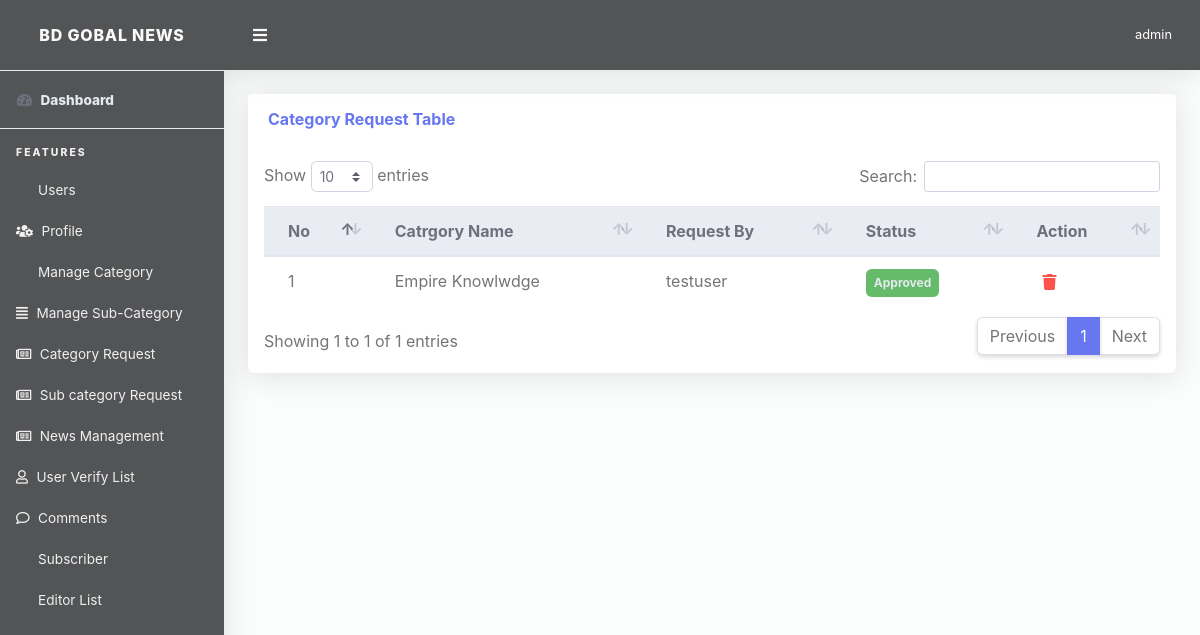
/superadmin/category-request/ (signed in), run on the app's committed database.
### App_News/models.py (models this page shows, shortened)
class Categoryapply(models.Model):
    user = models.ForeignKey(User, on_delete=models.CASCADE)
    name = models.CharField(max_length=100)
    status = models.BooleanField(default=False)
    timestamp = models.DateTimeField(auto_now=True, auto_now_add=False)

### App_Admin/views.py (the view)
# urls.py: path('category-request/',views.CategoryRequest,name='category_request'),
def CategoryRequest(request):
    if request.user.is_superuser:
        try:
            request_category = Categoryapply.objects.all()
        except:
            return redirect('App_Admin:dashboard')
        context = {
            'request_category': request_category,
        }
        return render(request, 'App_Admin/category_request.html', context)
    else:
        return redirect('App_News:index')

### templates/App_Admin/category_request.html (shortened to what this page needs)
{% extends 'App_Admin/base.html' %}
{% load crispy_forms_tags %}
{% block content %}
<div class="container">
    <div class="row mb-3">
          <div class="col-lg-12">
              <div class="card mb-4">
                <div class="card-header py-3 d-flex flex-row align-items-center justify-content-between">
                  <h6 class="m-0 font-weight-bold text-primary">Category Request Table</h6>
                </div>
                <div class="table-responsive p-3">
                  <table class="table align-items-center table-flush table-hover" id="dataTableHover">
                    <thead class="thead-light">
                      <tr>
                        <th>No</th>
                        <th>Catrgory Name</th>
                        <th>Request By</th>
                        <th>Status</th>
                        <th>Action</th>
                      </tr>
                    </thead>
                    <tbody>
                    {% for g in request_category %}
                      <tr>
                        <td>{{ forloop.counter }}</td>
                        <td>{{ g.name }}</td>
                        <td>{{ g.user }}</td>
                        {% if g.status == False %}
                          <td><span class="badge bg-warning text-light p-2">Pending</span></td>
                        {% else %}
                       <td><span class="badge bg-success text-light p-2">Approved</span></td>
                        {% endif %}
                        <td>
                          <button style="border: none;background: no-repeat;outline: none;" data-toggle="modal" value="{{ g.id }}" data-target="#delete_category_apply">
                                <i class="fa fa-trash text-danger"></i></button>
                        </td>
                      </tr>
                     {% endfor %}
                    </tbody>
                  </table>
                </div>
              </div>
            </div>
    </div>
</div>
{% endblock %}

### templates/App_Admin/base.html (shortened to what this page needs)
<!DOCTYPE html>
<html lang="en">
{% load static %}
<head>
  <link href="{% static 'superadmin/vendor/fontawesome-free/css/all.min.css' %}" rel="stylesheet" type="text/css">
  <link href="{% static 'superadmin/vendor/bootstrap/css/bootstrap.min.css' %}" rel="stylesheet" type="text/css">
  <link href="{% static 'superadmin/css/ruang-admin.min.css' %}" rel="stylesheet">
  <link href="{% static 'superadmin/vendor/datatables/dataTables.bootstrap4.min.css' %}" rel="stylesheet">
    <link href="{% static 'superadmin/vendor/select2/dist/css/select2.min.css' %}" rel="stylesheet" type="text/css">
<link rel="stylesheet" href="https://pro.fontawesome.com/releases/v5.10.0/css/all.css"/>
</head>
<body id="page-top">
  <div id="wrapper">
    <ul class="navbar-nav sidebar sidebar-light accordion" id="accordionSidebar">
      <a class="sidebar-brand d-flex align-items-center justify-content-center" href="{% url 'App_News:index' %}">
        <div class="sidebar-brand-icon">
            BD GOBAL NEWS
        </div>
      </a>
      <hr class="sidebar-divider my-0">
      <li class="nav-item active">
        <a class="nav-link" href="{% url 'App_Admin:dashboard' %}">
          <i class="fas fa-fw fa-tachometer-alt"></i>
          <span class="text-light">Dashboard</span></a>
      </li>
      <hr class="sidebar-divider">
      <div class="sidebar-heading">
        Features
      </div>
         {% include 'App_Admin/admin_sidebar_option.html' %}
    </ul>
    <div id="content-wrapper" class="d-flex flex-column">
      <div id="content">
        <nav class="navbar navbar-expand navbar-light bg-navbar topbar mb-4 static-top">
          <button id="sidebarToggleTop" class="btn btn-link rounded-circle mr-3">
            <i class="fa fa-bars"></i>
          </button>
            <ul class="navbar-nav ml-auto">
            <li class="nav-item dropdown no-arrow">
              <a class="nav-link dropdown-toggle" href="#" id="userDropdown" role="button" data-toggle="dropdown"
                aria-haspopup="true" aria-expanded="false">
                <span class="ml-2 d-none d-lg-inline text-white small">{{ request.user }}</span>
              </a>
            </li>
          </ul>
        </nav>
       {% block content %}
       {% endblock %}
      </div>
    </div>
  </div>
</body>
</html>

### templates/App_Admin/base.html (style rules this page uses)
.sidebar-light .sidebar-brand { color: #fafafa; background-color: #535456; }
.bg-navbar { color: #fafafa; background-color: #535456 }
.sidebar { color: #fafafa; background-color:#535456 !important; }
.sidebar-light .sidebar-heading { color: #f0f0f0; }
.sidebar-light .nav-item .nav-link { color: #f0f0f0; }
.sidebar-light .nav-item .nav-link i { color: #f0f0f0; }

### data on the page
Categoryapply: name "Empire Knowlwdge", user "testuser", status "Approved", {{ g.id }} 2 (drawn)

### other printed values
{{ request.user }} "admin"
